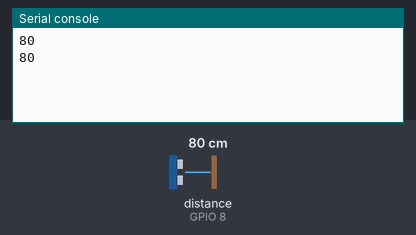
A program run on a simulated ESP32 board running MicroPython. Shown: the last lines printed to the serial console. Inputs (shaded band) come from the test bench; at power-on: distance to the obstacle (sensor on GPIO 8) 80 cm. The echo pulse lasts 58.3 µs per cm.

Above: at 1.2 s.
1.3 s: distance to the obstacle (sensor on GPIO 8) set to 2 cm
At 2.6 s:
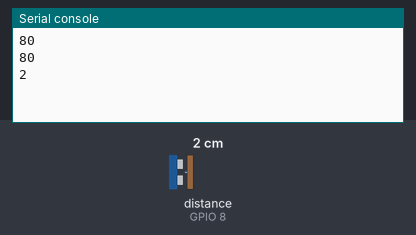
2.8 s: distance to the obstacle (sensor on GPIO 8) set to 4 cm
At 3.8 s:
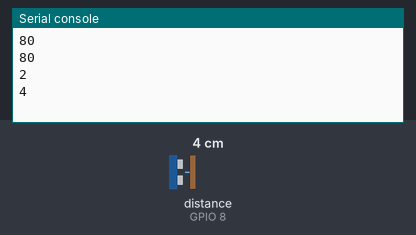
Timing chart, 0 to 5.8 s (numbered marks = the images above; inputs shaded):
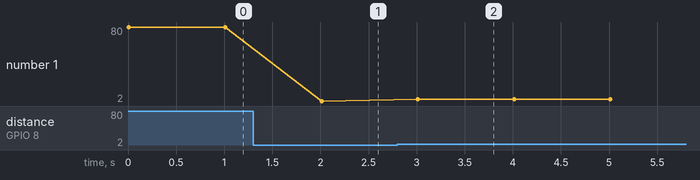

The program:

ultrasonic.py
```python
import machine
import utime


def UltraSonic(Trig, Echo):  # Read ultrasonic function
    global pulse_start
    global pulse_end
    Trig.value(0)
    utime.sleep_us(2)
    Trig.value(1)
    utime.sleep_us(10)
    Trig.value(0)

    while Echo.value() == 0:
        pulse_start = utime.ticks_us()

    while Echo.value() == 1:
        pulse_end = utime.ticks_us()

    pulse_duration = pulse_end - pulse_start
    distance = pulse_duration//58

    return distance

if __name__ == '__main__':

    # read ultrasonic

    Trig = machine.Pin(6,machine.Pin.OUT)   # Connect Trig pin to pin 6 and set to OUTPUT
    Echo = machine.Pin(8,machine.Pin.IN)    # Connect Echo pin to pin 7 and set to INPUT

    while True:
        print(UltraSonic(Trig, Echo))     # print ultrasonic distance
        utime.sleep(1)               # sleep 1 second
```

Measured:
- after the input at 1.3 s, the serial console: prints a new line after 0.71 s (image 1)
- after the input at 2.8 s, the serial console: prints a new line after 0.21 s (image 2)
- plotted number 1: 80 → 2 after the input at 1.3 s, 2 → 4 after the input at 2.8 s
